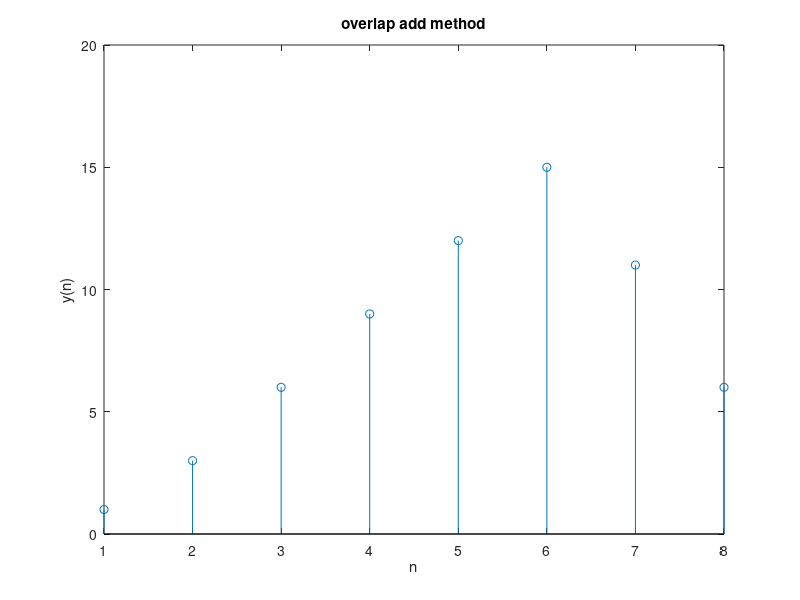

This chart was generated by the following MATLAB code:
x=[1 2 3 4 5 6];
h=[1 1 1];
n1=length(x);
n2=length(h);
N=n2+n1-1;
y=zeros(1,N);
h1=[h zeros(1,n2-1)];
n3=length(h1);
y=zeros(1,N+n3-n2);
H=fft(h1)
for i=1:n2:n1
    if i<=(n1+n2-1)
        x1=[x(i:i+n3-n2) zeros(1,n3-n2)];
    else
        x1=[x(i:n1) zeros(1,n3-n2)];
    end
    x2=fft(x1);
    x3=x2.*H;
    x4=round(ifft(x3));
    if(i==1)
        y(1:n3)=x4(1:n3);
    else
        y(i:i+n3-1)=y(i:i+n3-1)+x4(1:n3);
    end
end
disp('The output y(n)=');
disp(y(1:N));
stem((y(1:N)));
title('overlap add method');
xlabel('n');
ylabel('y(n)');
